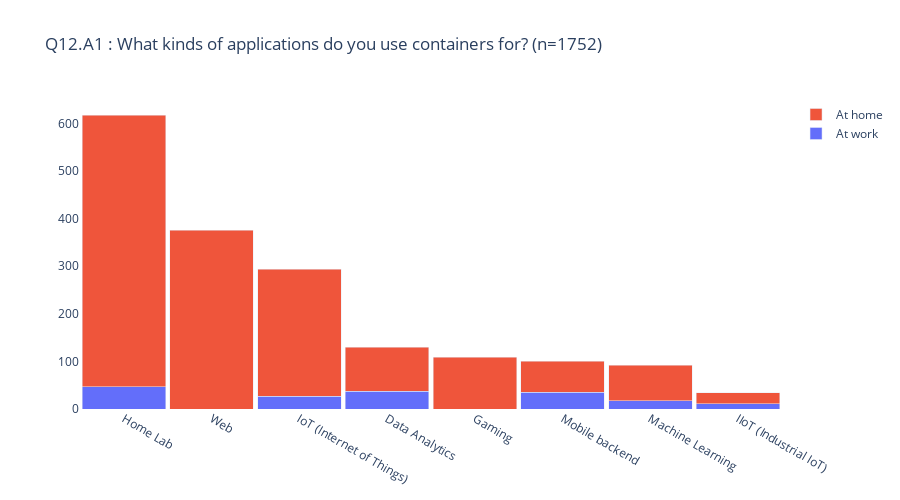

The code cell stored with this chart in its notebook:
### Code cell
# 
# Q12.A1 - Q12.A8
# Answers are in columns Q12.A1 - Q12.A8 
# conactenate the list of value counts and pass them to the standard chart function
#

wq = pd.concat([work_df["Q12.A1"].value_counts(),\
                work_df["Q12.A3"].value_counts(),\
                work_df["Q12.A4"].value_counts(),\
                work_df["Q12.A5"].value_counts(),\
                work_df["Q12.A6"].value_counts(),\
                work_df["Q12.A7"].value_counts(),\
                work_df["Q12.A8"].value_counts()])

hq = pd.concat([home_df["Q12.A1"].value_counts(),\
                home_df["Q12.A2"].value_counts(),\
                home_df["Q12.A3"].value_counts(),\
                home_df["Q12.A4"].value_counts(),\
                home_df["Q12.A5"].value_counts(),\
                home_df["Q12.A6"].value_counts(),\
                home_df["Q12.A7"].value_counts(),\
                home_df["Q12.A8"].value_counts()])

double_bar_chart(
    "Q12.A1",
    questions["#Q12"], 
    CWORK, wq[lambda x: x > THRESHOLD], 
    CHOME, hq[lambda x: x > THRESHOLD])

### Figure 1 — Plotly figure (JSON) as saved in the notebook; plotly's stock layout.template omitted (floating-point values rounded to 4 significant figures)
{"data": [{"name": "At work", "type": "bar", "x": ["Home Lab", "Mobile backend", "Machine Learning", "Data Analytics", "IIoT (Industrial IoT)", "IoT (Internet of Things)"], "y": [47, 35, 17, 37, 11, 27]}, {"name": "At home", "type": "bar", "x": ["Home Lab", "Web", "Mobile backend", "Machine Learning", "Data Analytics", "IIoT (Industrial IoT)", "IoT (Internet of Things)", "Gaming"], "y": [570, 376, 65, 75, 93, 23, 267, 109]}], "layout": {"bargap": 0.05, "barmode": "stack", "height": 500, "plot_bgcolor": "#FFFFFF", "showlegend": true, "title": {"text": "Q12.A1 : What kinds of applications do you use containers for? (n=1752)"}, "width": 900, "xaxis": {"autorange": true, "categoryorder": "total descending", "range": [-0.5, 7.5], "type": "category"}, "yaxis": {"autorange": true, "range": [0, 649.5], "type": "linear"}}}
